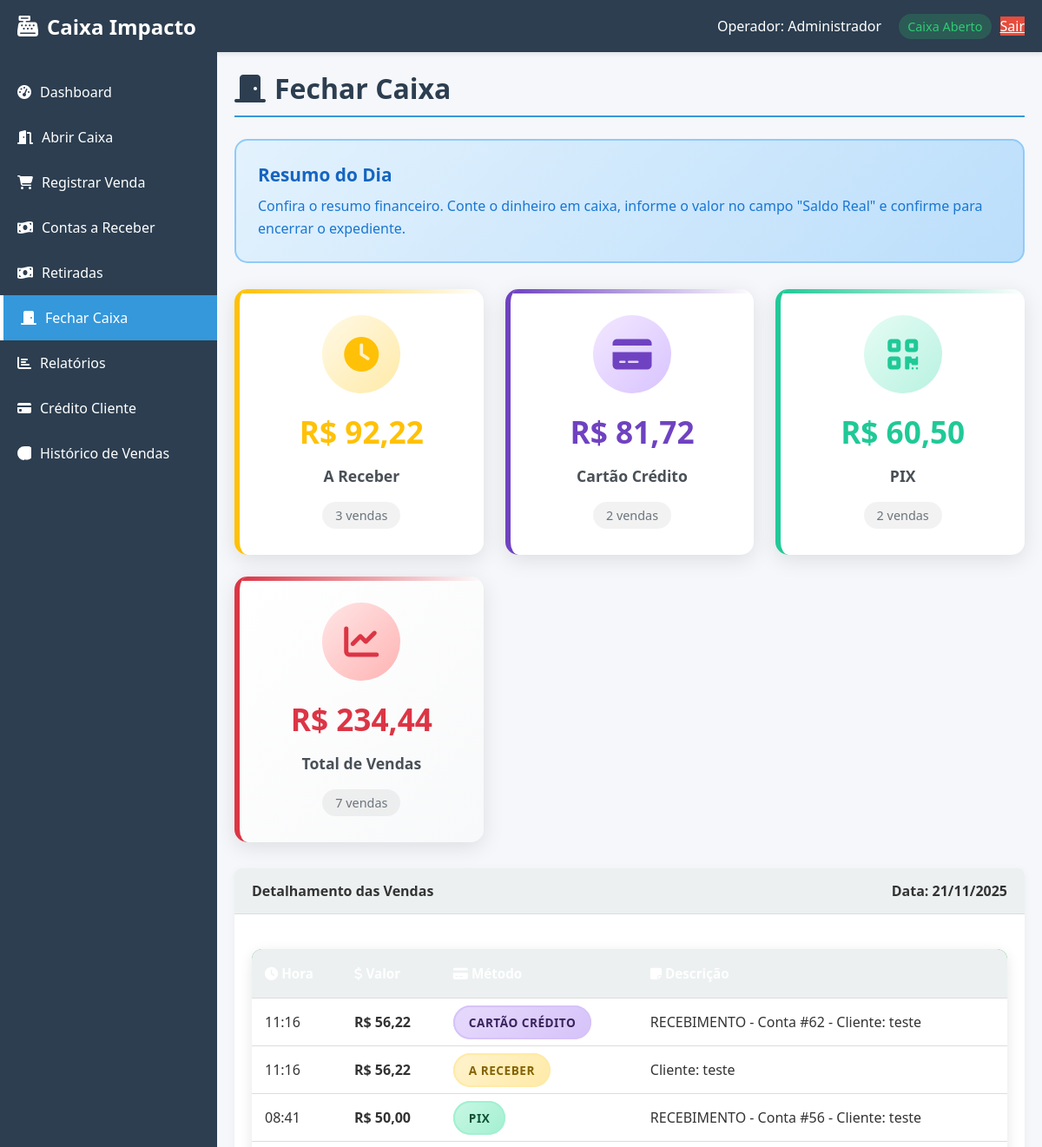
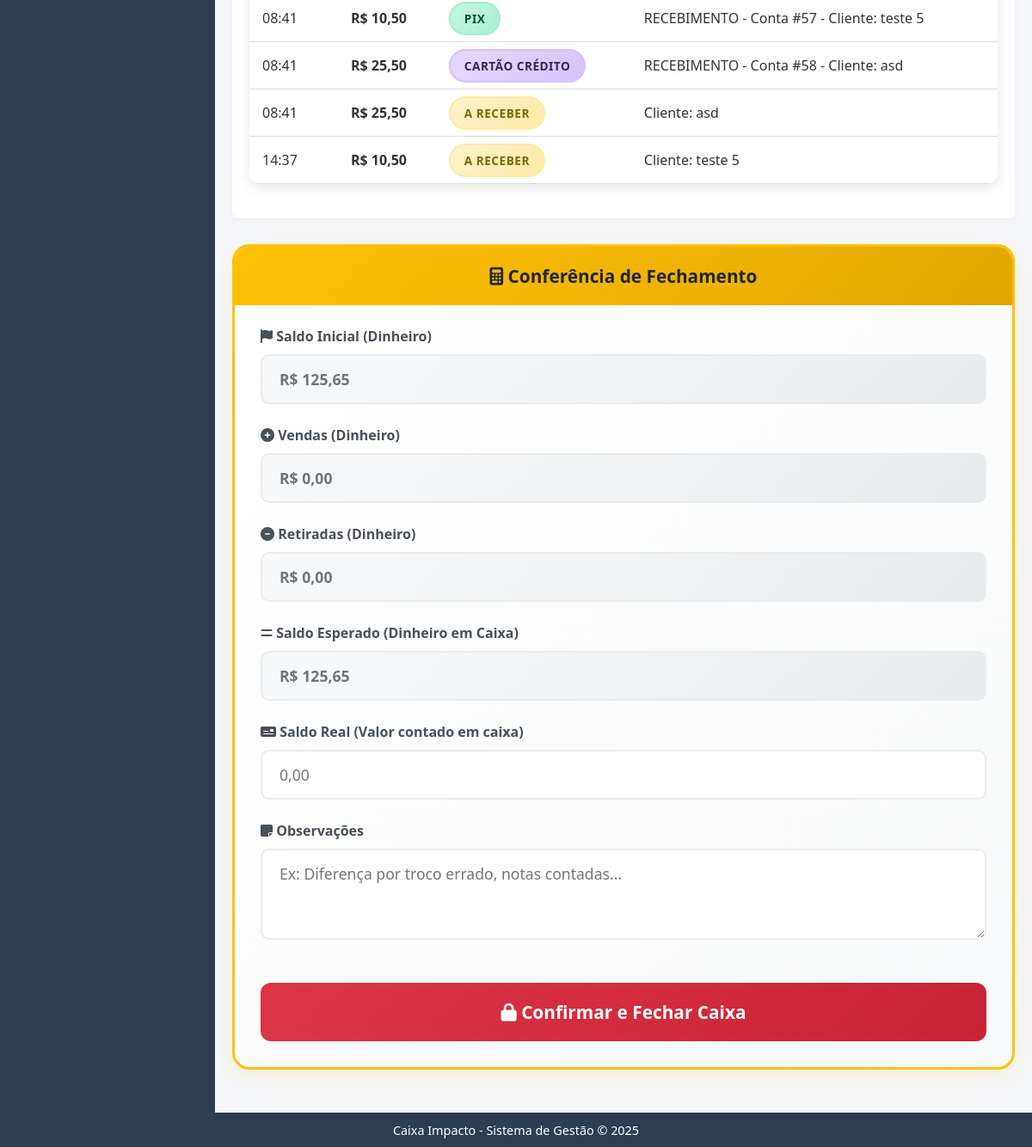
Screenshot of /modules/fechar_caixa.php (signed in) with the database file from the repository (2 pictures, top to bottom).
### tables this page shows
CREATE TABLE `caixa` (
  `id` int(11) NOT NULL,
  `data_abertura` datetime NOT NULL,
  `data_fechamento` datetime DEFAULT NULL,
  `usuario_id` int(11) NOT NULL,
  `usuario_fechamento` int(11) DEFAULT NULL,
  `valor_inicial` decimal(10,2) NOT NULL,
  `valor_final` decimal(10,2) DEFAULT NULL,
  `diferenca` decimal(10,2) DEFAULT NULL,
  `status` enum('aberto','fechado') DEFAULT 'aberto',
  `observacao` text DEFAULT NULL,
  `observacoes_fechamento` text DEFAULT NULL
);

CREATE TABLE `vendas` (
  `id` int(11) NOT NULL,
  `caixa_id` int(11) NOT NULL,
  `usuario_id` int(11) NOT NULL,
  `cliente_id` int(11) DEFAULT NULL,
  `data_venda` datetime NOT NULL,
  `valor_total` decimal(10,2) NOT NULL,
  `forma_pagamento_id` int(11) NOT NULL,
  `descricao` text DEFAULT NULL,
  `status` enum('concluida','cancelada') DEFAULT 'concluida',
  `visivel_contas_receber` tinyint(1) DEFAULT 1,
  `data_recebimento` datetime DEFAULT NULL
);

CREATE TABLE `formas_pagamento` (
  `id` int(11) NOT NULL,
  `nome` varchar(50) NOT NULL,
  `descricao` varchar(255) DEFAULT NULL,
  `ativo` tinyint(1) DEFAULT 1
);

### includes/functions.php (called while the page is built, shortened)
<?php
function verificarStatusCaixa($connection)
{
    try {
        $query = "SELECT status FROM caixa
                  ORDER BY id DESC LIMIT 1";
        $stmt = $connection->prepare($query);
        $stmt->execute();
        $result = $stmt->fetch(PDO::FETCH_ASSOC);
        return $result && $result['status'] == 'aberto';
    } catch (PDOException $e) {
        return false;
    }
}
function formatarMoeda($valor)
{
    return 'R$ ' . number_format($valor, 2, ',', '.');
}
function obterCaixaAberto($connection)
{
    try {
        $query = "SELECT * FROM caixa WHERE status = 'aberto' ORDER BY id DESC LIMIT 1";
        $stmt = $connection->prepare($query);
        $stmt->execute();
        return $stmt->fetch(PDO::FETCH_ASSOC);
    } catch (PDOException $e) {
        error_log("Erro ao obter caixa aberto: " . $e->getMessage());
        return null;
    }
}
function calcularResumoCaixaAberto($connection, $caixa_id)
{
    $resumo = [
        'valor_inicial' => 0,
        'vendas_dinheiro' => 0,
        'vendas_a_receber' => 0,
        'total_retiradas' => 0,
        'saldo_disponivel' => 0,
        'total_vendas_concluidas' => 0
    ];
    try {
        $caixa = obterCaixaAberto($connection);
        $resumo['valor_inicial'] = $caixa['valor_inicial'] ?? 0;
        $query_vendas_dinheiro = "SELECT SUM(valor_total) as total FROM vendas
                         WHERE caixa_id = :caixa_id AND forma_pagamento_id = 1 AND status = 'concluida'";
        $stmt_vendas_dinheiro = $connection->prepare($query_vendas_dinheiro);
        $stmt_vendas_dinheiro->bindParam(':caixa_id', $caixa_id);
        $stmt_vendas_dinheiro->execute();
        $total_vendas_dinheiro = $stmt_vendas_dinheiro->fetch(PDO::FETCH_ASSOC);
        $resumo['vendas_dinheiro'] = $total_vendas_dinheiro['total'] ?? 0;
        $query_vendas_a_receber = "SELECT SUM(valor_total) as total FROM vendas
                         WHERE caixa_id = :caixa_id AND (forma_pagamento_id = 5 OR forma_pagamento_id = 7)
                         AND (status = '' OR status IS NULL OR status = 'a_receber')";
        $stmt_vendas_a_receber = $connection->prepare($query_vendas_a_receber);
        $stmt_vendas_a_receber->bindParam(':caixa_id', $caixa_id);
        $stmt_vendas_a_receber->execute();
        $total_vendas_a_receber = $stmt_vendas_a_receber->fetch(PDO::FETCH_ASSOC);
        $resumo['vendas_a_receber'] = $total_vendas_a_receber['total'] ?? 0;
        $query_retiradas = "SELECT SUM(valor) as total FROM retiradas WHERE caixa_id = :caixa_id";
        $stmt_retiradas = $connection->prepare($query_retiradas);
        $stmt_retiradas->bindParam(':caixa_id', $caixa_id);
        $stmt_retiradas->execute();
        $total_retiradas = $stmt_retiradas->fetch(PDO::FETCH_ASSOC);
        $resumo['total_retiradas'] = $total_retiradas['total'] ?? 0;
        $query_total_concluidas = "SELECT SUM(valor_total) as total FROM vendas
                         WHERE caixa_id = :caixa_id AND status = 'concluida'";
        $stmt_total_concluidas = $connection->prepare($query_total_concluidas);
        $stmt_total_concluidas->bindParam(':caixa_id', $caixa_id);
        $stmt_total_concluidas->execute();
        $total_concluidas = $stmt_total_concluidas->fetch(PDO::FETCH_ASSOC);
        $resumo['total_vendas_concluidas'] = $total_concluidas['total'] ?? 0;
        $resumo['saldo_disponivel'] = $resumo['valor_inicial'] + $resumo['vendas_dinheiro'] - $resumo['total_retiradas'];
        return $resumo;
    } catch (PDOException $e) {
        error_log("Erro ao calcular resumo do caixa: " . $e->getMessage());
        return $resumo;
    }
}
function obterRelatorioVendasPorCaixa($connection, $caixa_id)
{
    $relatorio = [
        'vendas' => [],
        'resumo_pagamentos' => [],
        'total_geral' => 0,
        'total_a_receber' => 0
    ];
    try {
        $query_vendas = "SELECT v.*, fp.nome as forma_pagamento
                         FROM vendas v
                         JOIN formas_pagamento fp ON v.forma_pagamento_id = fp.id
                         WHERE v.caixa_id = :caixa_id
                         AND (v.status = 'concluida' OR v.status = 'a_receber' OR v.status = '' OR v.status IS NULL)
                         ORDER BY v.data_venda DESC";
        $stmt_vendas = $connection->prepare($query_vendas);
        $stmt_vendas->bindParam(':caixa_id', $caixa_id);
        $stmt_vendas->execute();
        $relatorio['vendas'] = $stmt_vendas->fetchAll(PDO::FETCH_ASSOC);
        $query_resumo = "SELECT fp.nome, COUNT(v.id) as quantidade, SUM(v.valor_total) as total
                         FROM vendas v
                         JOIN formas_pagamento fp ON v.forma_pagamento_id = fp.id
                         WHERE v.caixa_id = :caixa_id AND v.status = 'concluida'
                         GROUP BY fp.nome ORDER BY total DESC";
        $stmt_resumo = $connection->prepare($query_resumo);
        $stmt_resumo->bindParam(':caixa_id', $caixa_id);
        $stmt_resumo->execute();
        $relatorio['resumo_pagamentos'] = $stmt_resumo->fetchAll(PDO::FETCH_ASSOC);
        foreach ($relatorio['resumo_pagamentos'] as $resumo) {
            $relatorio['total_geral'] += $resumo['total'];
        }
        $query_a_receber = "SELECT SUM(valor_total) as total
                           FROM vendas
                           WHERE caixa_id = :caixa_id
                           AND (forma_pagamento_id = 5 OR forma_pagamento_id = 7)
                           AND (status = '' OR status IS NULL OR status = 'a_receber')";
        $stmt_a_receber = $connection->prepare($query_a_receber);
        $stmt_a_receber->bindParam(':caixa_id', $caixa_id);
        $stmt_a_receber->execute();
        $total_a_receber = $stmt_a_receber->fetch(PDO::FETCH_ASSOC);
        $relatorio['total_a_receber'] = $total_a_receber['total'] ?? 0;
        return $relatorio;
    } catch (PDOException $e) {
        error_log("Erro ao obter relatório do caixa: " . $e->getMessage());
        return $relatorio;
    }
}

### modules/fechar_caixa.php (the view, shortened to what this page needs)
<?php
require_once '../includes/functions.php';
$db = new Database();
$connection = $db->getConnection();
$status_caixa = verificarStatusCaixa($connection);
$caixa_info = null;
if ($status_caixa) {
    $caixa_info = obterCaixaAberto($connection);
}
$mensagem = '';
$resumo_vendas = [];
$vendas_detalhadas = [];
$total_vendas = 0;
$saldo_esperado_dinheiro = 0;
if ($status_caixa) {
    $relatorio_caixa_atual = obterRelatorioVendasPorCaixa($connection, $caixa_info['id']);
    $resumo_vendas = $relatorio_caixa_atual['resumo_pagamentos'];
    $vendas_detalhadas = $relatorio_caixa_atual['vendas'];
    $total_vendas = $relatorio_caixa_atual['total_geral'];
    $resumo_caixa_dinheiro = calcularResumoCaixaAberto($connection, $caixa_info['id']);
    $saldo_esperado_dinheiro = $resumo_caixa_dinheiro['saldo_disponivel'];
}
$payment_classes = [
    'Dinheiro' => 'dinheiro',
    'Cartão Débito' => 'debito',
    'Cartão Crédito' => 'credito',
    'PIX' => 'pix',
    'A Receber' => 'a-receber'
];
$payment_icons = [
    'Dinheiro' => 'fa-money-bill-wave',
    'Cartão Débito' => 'fa-credit-card',
    'Cartão Crédito' => 'fa-credit-card',
    'PIX' => 'fa-qrcode',
    'A Receber' => 'fa-clock'
];
$badge_classes = [
    'Dinheiro' => 'badge-dinheiro',
    'Cartão Débito' => 'badge-debito',
    'Cartão Crédito' => 'badge-credito',
    'PIX' => 'badge-pix',
    'A Receber' => 'badge-a-receber'
];
?>
<!DOCTYPE html>
<html lang="pt-BR">
<head>
    <link rel="stylesheet" href="https://cdnjs.cloudflare.com/ajax/libs/font-awesome/6.4.0/css/all.min.css">
    <link rel="stylesheet" href="../css/style.css">
</head>
<body>
<div class="container">
    <?php include '../includes/header.php'; ?>
    <?php include '../includes/sidebar.php'; ?>
    <main>
        <h1 class="page-title"><i class="fas fa-door-closed"></i> Fechar Caixa</h1>
        <?php if (!$status_caixa && empty($mensagem)): ?>
            <div class="alert-info">
                <i class="fas fa-info-circle"></i> Não há um caixa aberto no momento. <a href="abrir_caixa.php" style="color: #004085; font-weight: 600;">Abrir um novo caixa?</a>
            </div>
        <?php elseif ($status_caixa): ?>
            <div class="info-box">
                <div class="info-title">Resumo do Dia</div>
                <div class="info-text">Confira o resumo financeiro. Conte o dinheiro em caixa, informe o valor no campo "Saldo Real" e confirme para encerrar o expediente.</div>
            </div>
            <div class="financial-summary">
                <?php foreach ($resumo_vendas as $resumo):
                    $nome = $resumo['nome'] ?? 'N/A';
                    $classe = $payment_classes[$nome] ?? 'default';
                    $icone = $payment_icons[$nome] ?? 'fa-money-bill-wave';
                ?>
                <div class="summary-card <?= $classe ?>">
                    <div class="summary-icon">
                        <i class="fas <?= $icone ?>"></i>
                    </div>
                    <div class="summary-value"><?= formatarMoeda($resumo['total']) ?></div>
                    <div class="summary-label"><?= htmlspecialchars($nome) ?></div>
                    <div class="summary-count"><?= ($resumo['quantidade'] ?? 0) ?> vendas</div>
                </div>
                <?php endforeach; ?>
                <div class="summary-card total">
                    <div class="summary-icon">
                        <i class="fas fa-chart-line"></i>
                    </div>
                    <div class="summary-value"><?= formatarMoeda($total_vendas) ?></div>
                    <div class="summary-label">Total de Vendas</div>
                    <div class="summary-count"><?= count($vendas_detalhadas) ?> vendas</div>
                </div>
            </div>
            <div class="card">
                <div class="card-header">
                    <span>Detalhamento das Vendas</span>
                    <span>Data: <?= date('d/m/Y', strtotime($caixa_info['data_abertura'])) ?></span>
                </div>
                <div class="card-body">
                    <table class="sales-table">
                        <thead>
                            <tr>
                                <th><i class="fas fa-clock"></i> Hora</th>
                                <th><i class="fas fa-dollar-sign"></i> Valor</th>
                                <th><i class="fas fa-credit-card"></i> Método</th>
                                <th><i class="fas fa-sticky-note"></i> Descrição</th>
                            </tr>
                        </thead>
                        <tbody>
                        <?php foreach($vendas_detalhadas as $venda):
                            $forma_pagamento = $venda['forma_pagamento'] ?? 'N/A';
                            $badge_class = $badge_classes[$forma_pagamento] ?? 'badge-dinheiro';
                        ?>
                            <tr>
                                <td><?= date('H:i', strtotime($venda['data_venda'])) ?></td>
                                <td><strong><?= formatarMoeda($venda['valor_total']) ?></strong></td>
                                <td>
                                    <span class="payment-badge <?= $badge_class ?>">
                                        <?= htmlspecialchars($forma_pagamento) ?>
                                    </span>
                                </td>
                                <td><?= htmlspecialchars($venda['descricao']) ?></td>
                            </tr>
                        <?php endforeach; ?>
                        </tbody>
                    </table>
                </div>
            </div>
            <div class="closure-form">
                <div class="closure-title"><i class="fas fa-calculator"></i> Conferência de Fechamento</div>
                <form id="close-register-form" method="POST">
                    <div class="form-group">
                        <label><i class="fas fa-flag"></i> Saldo Inicial (Dinheiro)</label>
                        <input type="text" value="<?= formatarMoeda($resumo_caixa_dinheiro['valor_inicial']) ?>" readonly>
                    </div>
                    <div class="form-group">
                        <label><i class="fas fa-plus-circle"></i> Vendas (Dinheiro)</label>
                        <input type="text" value="<?= formatarMoeda($resumo_caixa_dinheiro['vendas_dinheiro']) ?>" readonly>
                    </div>
                    <div class="form-group">
                        <label><i class="fas fa-minus-circle"></i> Retiradas (Dinheiro)</label>
                        <input type="text" value="<?= formatarMoeda($resumo_caixa_dinheiro['total_retiradas']) ?>" readonly>
                    </div>
                    <div class="form-group">
                        <label><i class="fas fa-equals"></i> Saldo Esperado (Dinheiro em Caixa)</label>
                        <input type="text" id="expected-balance" value="<?= formatarMoeda($saldo_esperado_dinheiro) ?>" readonly>
                    </div>
                    <div class="form-group">
                        <label for="valor_final"><i class="fas fa-money-check"></i> Saldo Real (Valor contado em caixa)</label>
                        <input type="number" id="valor_final" name="valor_final" step="0.01" min="0" placeholder="0,00" required>
                    </div>
                    <div class="form-group">
                        <label for="observacoes"><i class="fas fa-sticky-note"></i> Observações</label>
                        <textarea id="observacoes" name="observacoes" rows="3" placeholder="Ex: Diferença por troco errado, notas contadas..."></textarea>
                    </div>
                    <button type="submit" class="btn-close-register">
                        <i class="fas fa-lock"></i> Confirmar e Fechar Caixa
                    </button>
                </form>
            </div>
        <?php endif; ?>
    </main>
    <footer>Caixa Impacto - Sistema de Gestão &copy; 2025</footer>
</div>
</body>
</html>

### rows the page displays
caixa: data_abertura "21/11/2025"
vendas: data_venda "11:16", valor_total "R$ 56,22", forma_pagamento.nome "CARTÃO CRÉDITO", descricao "RECEBIMENTO - Conta #62 - Cliente: teste"
vendas: data_venda "11:16", valor_total "R$ 56,22", forma_pagamento.nome "A RECEBER", descricao "Cliente: teste"
vendas: data_venda "08:41", valor_total "R$ 50,00", forma_pagamento.nome "PIX", descricao "RECEBIMENTO - Conta #56 - Cliente: teste"
vendas: data_venda "08:41", valor_total "R$ 10,50", forma_pagamento.nome "PIX", descricao "RECEBIMENTO - Conta #57 - Cliente: teste 5"
vendas: data_venda "08:41", valor_total "R$ 25,50", forma_pagamento.nome "CARTÃO CRÉDITO", descricao "RECEBIMENTO - Conta #58 - Cliente: asd"
vendas: data_venda "08:41", valor_total "R$ 25,50", forma_pagamento.nome "A RECEBER", descricao "Cliente: asd"
vendas: data_venda "14:37", valor_total "R$ 10,50", forma_pagamento.nome "A RECEBER", descricao "Cliente: teste 5"

### other values shown
$nome_usuario "Administrador"
formatarMoeda($resumo['total']) "R$ 92,22"
$nome "A Receber"
$resumo['quantidade'] "3"
formatarMoeda($resumo['total']) "R$ 81,72"
$nome "Cartão Crédito"
$resumo['quantidade'] "2"
formatarMoeda($resumo['total']) "R$ 60,50"
$nome "PIX"
formatarMoeda($total_vendas) "R$ 234,44"
count($vendas_detalhadas) "7"
